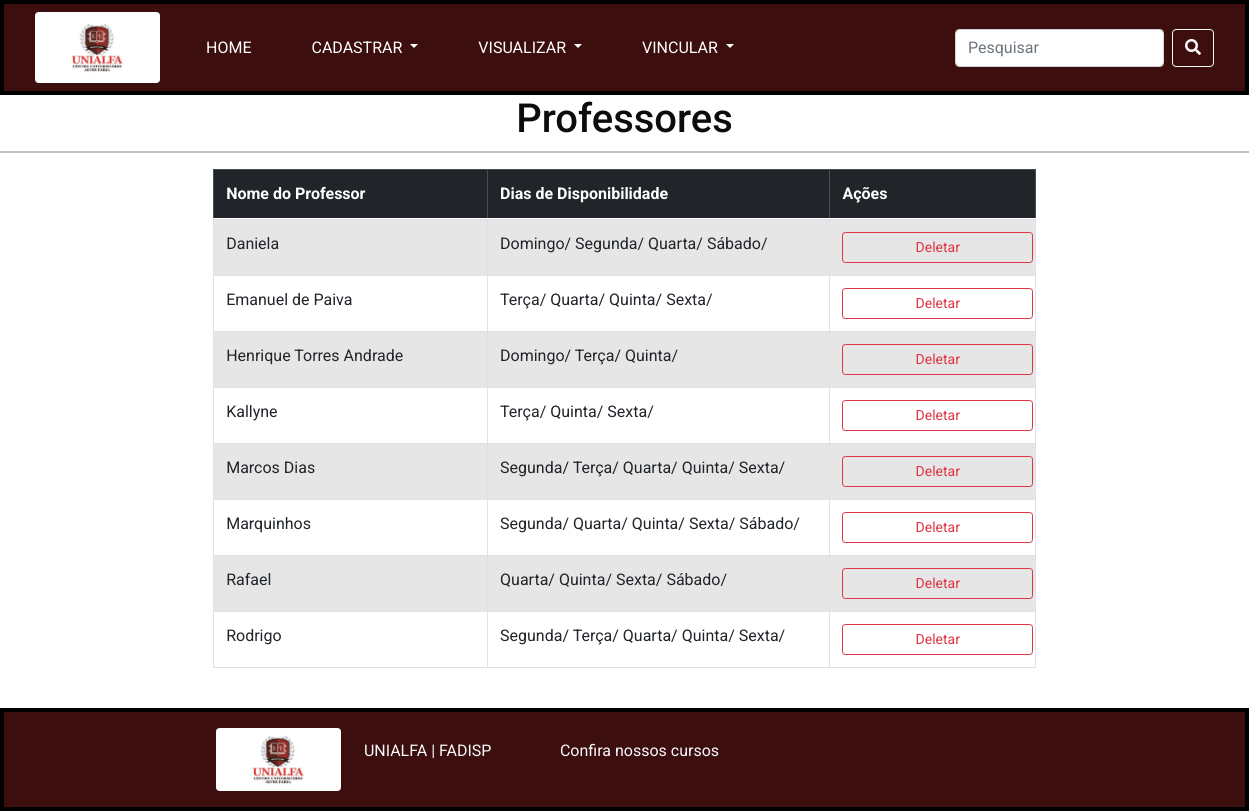
Page /listar_professores/ on the committed database.
### app_qts/models.py (models this page shows)
class Professor(models.Model):
    id_professor = models.AutoField(primary_key=True)
    nome = models.TextField(max_length=255)

### app_qts/views.py (the view)
# urls.py: path('listar_professores/',views.listar_professores,name='listar_professores'),
def listar_professores(request):
    todos_professores = Professor.objects.all() # Objetos professores
    disponibilidade = Disponibilidade_Dia.objects.all()
    todos_prof_ordenados = [] # receberá os professores ordenados
    tabela_professores = [] # Receberá a tabela a ser mostrada no tamplate
    for prof in todos_professores:
        todos_prof_ordenados.append(str(prof.nome))
    todos_prof_ordenados = ordena_nomes_quickSort(todos_prof_ordenados)
    print(f'Lista de professores ordenada: \n  {todos_prof_ordenados}')
    for prof_ord in todos_prof_ordenados:
        for prof in todos_professores: # Comparar os professores ordenados para mostrar os objetos
            if str(prof_ord) == str(prof.nome):
                dias_disponiveis = [] # Iniciar os dias disponíveis deste professor
                for disp in disponibilidade:
                    if disp.id_professor.id_professor == prof.id_professor:
                        dias_disponiveis.append(f'{disp.id_dia.nome}/ ') # Adicionar os dias disponíveis
                tabela_professores.append({ # Montar a linha deste professor
                    'id_professor': prof.id_professor,
                    'nome': prof.nome,
                    'disponibilidade': ''.join(dias_disponiveis)
                })
    context = {'tabela_professores': tabela_professores}
    return render(request,'qts/listagem/professores.html',context)

### app_qts/views.py (called while the page is built)
def ordena_nomes_quickSort(array_list):
    if len(array_list) <= 1:
        return array_list
    pivo = array_list[0]
    menores = [x for x in array_list[1:] if x < pivo]
    iguais = [x for x in array_list[1:] if x == pivo]
    maiores = [x for x in array_list[1:] if x > pivo]
    return ordena_nomes_quickSort(menores) + [pivo] + iguais + ordena_nomes_quickSort(maiores)

### app_qts/templates/qts/listagem/professores.html
{% extends 'qts/base.html' %}
{% block conteudo %}
<div class="row text-center">
    <h1>Professores</h1><hr>
</div>
<div class="row">
    <div class="col cor-padrao-pagina"></div>
    <div class="col-8 justify-content-center">
        <table class="table table-bordered table-striped table-hover">
            <tr>
                <thead class="table-dark">
                    <th class="col-4">Nome do Professor</th>
                    <th class="col-5">Dias de Disponibilidade</th>
                    <th>Ações</th>
                </thead>
            </tr>
            {% for professor in tabela_professores %}
            <tr>
                <td>{{ professor.nome }}</td>
                <td>{{ professor.disponibilidade }}</td>
                <td>
                    {% if professor.id_professor %}
                    <a href=" {% url 'deletar_professores' professor.id_professor %} "
                        style="padding-left: 40%; padding-right: 40%;"
                        class="btn btn-outline-danger btn-sm">
                            Deletar
                    </a>
                    {% endif %}
                </td>
            </tr>
            {% endfor %}
        </table>
    </div>
    <div class="col cor-padrao-pagina"></div>
</div>
{% endblock %}

### app_qts/static/app_qts/css2/style.css (style rules this page uses)
body { font-family: 'Roboto', sans-serif; color: #0c0c0c; background-color: #ffffff; overflow-x: hidden; }
a, a:hover, a:focus { text-decoration: none; }
.btn, .btn:focus { outline: none !important; -webkit-box-shadow: none; box-shadow: none; }

### app_qts/templates/qts/base.html (style rules this page uses)
body { display: flex; flex-direction: column; min-height: 100vh; margin: 0; }

### rows in the picture
Professor: nome "Daniela"
Professor: nome "Emanuel de Paiva"
Professor: nome "Henrique Torres Andrade"
Professor: nome "Kallyne"
Professor: nome "Marcos Dias"
Professor: nome "Marquinhos"
Professor: nome "Rafael"
Professor: nome "Rodrigo"

### other values in the picture
{{ professor.disponibilidade }} "Domingo/ Segunda/ Quarta/ Sábado/" "Terça/ Quarta/ Quinta/ Sexta/" "Domingo/ Terça/ Quinta/" "Terça/ Quinta/ Sexta/" "Segunda/ Terça/ Quarta/ Quinta/ Sexta/" "Segunda/ Quarta/ Quinta/ Sexta/ Sábado/" "Quarta/ Quinta/ Sexta/ Sábado/" "Segunda/ Terça/ Quarta/ Quinta/ Sexta/"
